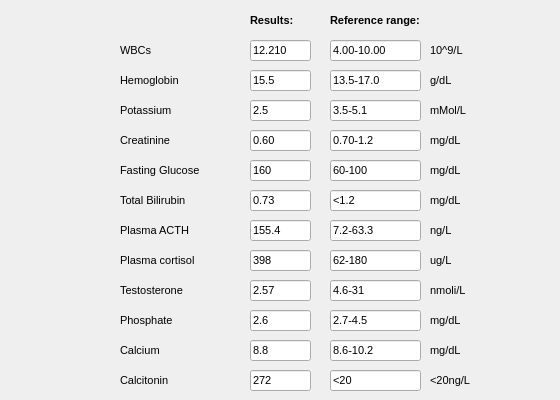
      <widget class="QWidget" name="tab_2">
       <attribute name="title">
        <string>Blood Test</string>
       </attribute>
       <widget class="QLabel" name="label_31">
        <property name="geometry">
         <rect>
          <x>120</x>
          <y>70</y>
          <width>121</width>
          <height>21</height>
         </rect>
        </property>
        <property name="font">
         <font>
          <family>MS Shell Dlg 2</family>
          <pointsize>8</pointsize>
          <weight>50</weight>
          <bold>false</bold>
         </font>
        </property>
        <property name="text">
         <string>Hemoglobin</string>
        </property>
       </widget>
       <widget class="QLineEdit" name="lineEdit_16">
        <property name="geometry">
         <rect>
          <x>250</x>
          <y>130</y>
          <width>61</width>
          <height>21</height>
         </rect>
        </property>
        <property name="font">
         <font>
          <pointsize>8</pointsize>
         </font>
        </property>
        <property name="text">
         <string>0.60</string>
        </property>
       </widget>
       <widget class="QLineEdit" name="lineEdit_17">
        <property name="geometry">
         <rect>
          <x>250</x>
          <y>70</y>
          <width>61</width>
          <height>21</height>
         </rect>
        </property>
        <property name="font">
         <font>
          <pointsize>8</pointsize>
         </font>
        </property>
        <property name="text">
         <string>15.5</string>
        </property>
       </widget>
       <widget class="QLabel" name="label_32">
        <property name="geometry">
         <rect>
          <x>120</x>
          <y>100</y>
          <width>121</width>
          <height>21</height>
         </rect>
        </property>
        <property name="font">
         <font>
          <family>MS Shell Dlg 2</family>
          <pointsize>8</pointsize>
          <weight>50</weight>
          <bold>false</bold>
         </font>
        </property>
        <property name="text">
         <string>Potassium</string>
        </property>
       </widget>
       <widget class="QLabel" name="label_33">
        <property name="geometry">
         <rect>
          <x>120</x>
          <y>130</y>
          <width>121</width>
          <height>21</height>
         </rect>
        </property>
        <property name="font">
         <font>
          <family>MS Shell Dlg 2</family>
          <pointsize>8</pointsize>
          <weight>50</weight>
          <bold>false</bold>
         </font>
        </property>
        <property name="text">
         <string>Creatinine</string>
        </property>
       </widget>
       <widget class="QLabel" name="label_34">
        <property name="geometry">
         <rect>
          <x>120</x>
          <y>40</y>
          <width>121</width>
          <height>21</height>
         </rect>
        </property>
        <property name="font">
         <font>
          <family>MS Shell Dlg 2</family>
          <pointsize>8</pointsize>
          <weight>50</weight>
          <bold>false</bold>
         </font>
        </property>
        <property name="text">
         <string>WBCs</string>
        </property>
       </widget>
       <widget class="QLineEdit" name="lineEdit_18">
        <property name="geometry">
         <rect>
          <x>250</x>
          <y>100</y>
          <width>61</width>
          <height>21</height>
         </rect>
        </property>
        <property name="font">
         <font>
          <pointsize>8</pointsize>
         </font>
        </property>
        <property name="text">
         <string>2.5</string>
        </property>
       </widget>
       <widget class="QLineEdit" name="lineEdit_19">
        <property name="geometry">
         <rect>
          <x>250</x>
          <y>40</y>
          <width>61</width>
          <height>21</height>
         </rect>
        </property>
        <property name="font">
         <font>
          <pointsize>8</pointsize>
         </font>
        </property>
        <property name="text">
         <string>12.210</string>
        </property>
       </widget>
       <widget class="QLineEdit" name="lineEdit_20">
        <property name="geometry">
         <rect>
          <x>250</x>
          <y>220</y>
          <width>61</width>
          <height>21</height>
         </rect>
        </property>
        <property name="font">
         <font>
          <pointsize>8</pointsize>
         </font>
        </property>
        <property name="text">
         <string>155.4</string>
        </property>
       </widget>
       <widget class="QLineEdit" name="lineEdit_21">
        <property name="geometry">
         <rect>
          <x>250</x>
          <y>160</y>
          <width>61</width>
          <height>21</height>
         </rect>
        </property>
        <property name="font">
         <font>
          <pointsize>8</pointsize>
         </font>
        </property>
        <property name="text">
         <string>160</string>
        </property>
       </widget>
       <widget class="QLabel" name="label_35">
        <property name="geometry">
         <rect>
          <x>120</x>
          <y>160</y>
          <width>121</width>
          <height>21</height>
         </rect>
        </property>
        <property name="font">
         <font>
          <family>MS Shell Dlg 2</family>
          <pointsize>8</pointsize>
          <weight>50</weight>
          <bold>false</bold>
         </font>
        </property>
        <property name="text">
         <string>Fasting Glucose</string>
        </property>
       </widget>
       <widget class="QLabel" name="label_36">
        <property name="geometry">
         <rect>
          <x>120</x>
          <y>220</y>
          <width>121</width>
          <height>21</height>
         </rect>
        </property>
        <property name="font">
         <font>
          <family>MS Shell Dlg 2</family>
          <pointsize>8</pointsize>
          <weight>50</weight>
          <bold>false</bold>
         </font>
        </property>
        <property name="text">
         <string>Plasma ACTH</string>
        </property>
       </widget>
       <widget class="QLabel" name="label_37">
        <property name="geometry">
         <rect>
          <x>120</x>
          <y>250</y>
          <width>121</width>
          <height>21</height>
         </rect>
        </property>
        <property name="font">
         <font>
          <family>MS Shell Dlg 2</family>
          <pointsize>8</pointsize>
          <weight>50</weight>
          <bold>false</bold>
         </font>
        </property>
        <property name="text">
         <string>Plasma cortisol</string>
        </property>
       </widget>
       <widget class="QLineEdit" name="lineEdit_22">
        <property name="geometry">
         <rect>
          <x>250</x>
          <y>250</y>
          <width>61</width>
          <height>21</height>
         </rect>
        </property>
        <property name="font">
         <font>
          <pointsize>8</pointsize>
         </font>
        </property>
        <property name="text">
         <string>398</string>
        </property>
       </widget>
       <widget class="QLineEdit" name="lineEdit_23">
        <property name="geometry">
         <rect>
          <x>250</x>
          <y>190</y>
          <width>61</width>
          <height>21</height>
         </rect>
        </property>
        <property name="font">
         <font>
          <pointsize>8</pointsize>
         </font>
        </property>
        <property name="text">
         <string>0.73</string>
        </property>
       </widget>
       <widget class="QLabel" name="label_38">
        <property name="geometry">
         <rect>
          <x>120</x>
          <y>190</y>
          <width>121</width>
          <height>21</height>
         </rect>
        </property>
        <property name="font">
         <font>
          <family>MS Shell Dlg 2</family>
          <pointsize>8</pointsize>
          <weight>50</weight>
          <bold>false</bold>
         </font>
        </property>
        <property name="text">
         <string>Total Bilirubin</string>
        </property>
       </widget>
       <widget class="QLabel" name="label_39">
        <property name="geometry">
         <rect>
          <x>250</x>
          <y>10</y>
          <width>61</width>
          <height>21</height>
         </rect>
        </property>
        <property name="font">
         <font>
          <family>MS Shell Dlg 2</family>
          <pointsize>8</pointsize>
          <weight>75</weight>
          <bold>true</bold>
         </font>
        </property>
        <property name="text">
         <string>Results:</string>
        </property>
       </widget>
       <widget class="QLabel" name="label_40">
        <property name="geometry">
         <rect>
          <x>330</x>
          <y>10</y>
          <width>121</width>
          <height>21</height>
         </rect>
        </property>
        <property name="font">
         <font>
          <family>MS Shell Dlg 2</family>
          <pointsize>8</pointsize>
          <weight>75</weight>
          <bold>true</bold>
         </font>
        </property>
        <property name="text">
         <string>Reference range:</string>
        </property>
       </widget>
       <widget class="QLineEdit" name="lineEdit_24">
        <property name="geometry">
         <rect>
          <x>330</x>
          <y>100</y>
          <width>91</width>
          <height>21</height>
         </rect>
        </property>
        <property name="font">
         <font>
          <pointsize>8</pointsize>
         </font>
        </property>
        <property name="text">
         <string>3.5-5.1</string>
        </property>
       </widget>
       <widget class="QLineEdit" name="lineEdit_25">
        <property name="geometry">
         <rect>
          <x>330</x>
          <y>190</y>
          <width>91</width>
          <height>21</height>
         </rect>
        </property>
        <property name="font">
         <font>
          <pointsize>8</pointsize>
         </font>
        </property>
        <property name="text">
         <string>&lt;1.2</string>
        </property>
       </widget>
       <widget class="QLineEdit" name="lineEdit_26">
        <property name="geometry">
         <rect>
          <x>330</x>
          <y>40</y>
          <width>91</width>
          <height>21</height>
         </rect>
        </property>
        <property name="font">
         <font>
          <pointsize>8</pointsize>
         </font>
        </property>
        <property name="text">
         <string>4.00-10.00</string>
        </property>
       </widget>
       <widget class="QLineEdit" name="lineEdit_27">
        <property name="geometry">
         <rect>
          <x>330</x>
          <y>220</y>
          <width>91</width>
          <height>21</height>
         </rect>
        </property>
        <property name="font">
         <font>
          <pointsize>8</pointsize>
         </font>
        </property>
        <property name="text">
         <string>7.2-63.3</string>
        </property>
       </widget>
       <widget class="QLineEdit" name="lineEdit_28">
        <property name="geometry">
         <rect>
          <x>330</x>
          <y>250</y>
          <width>91</width>
          <height>21</height>
         </rect>
        </property>
        <property name="font">
         <font>
          <pointsize>8</pointsize>
         </font>
        </property>
        <property name="text">
         <string>62-180</string>
        </property>
       </widget>
       <widget class="QLineEdit" name="lineEdit_29">
        <property name="geometry">
         <rect>
          <x>330</x>
          <y>130</y>
          <width>91</width>
          <height>21</height>
         </rect>
        </property>
        <property name="font">
         <font>
          <pointsize>8</pointsize>
         </font>
        </property>
        <property name="text">
         <string>0.70-1.2</string>
        </property>
       </widget>
       <widget class="QLineEdit" name="lineEdit_30">
        <property name="geometry">
         <rect>
          <x>330</x>
          <y>160</y>
          <width>91</width>
          <height>21</height>
         </rect>
        </property>
        <property name="font">
         <font>
          <pointsize>8</pointsize>
         </font>
        </property>
        <property name="text">
         <string>60-100</string>
        </property>
       </widget>
       <widget class="QLineEdit" name="lineEdit_31">
        <property name="geometry">
         <rect>
          <x>330</x>
          <y>70</y>
          <width>91</width>
          <height>21</height>
         </rect>
        </property>
        <property name="font">
         <font>
          <pointsize>8</pointsize>
         </font>
        </property>
        <property name="text">
         <string>13.5-17.0</string>
        </property>
       </widget>
       <widget class="QLabel" name="label_41">
        <property name="geometry">
         <rect>
          <x>120</x>
          <y>280</y>
          <width>121</width>
          <height>21</height>
         </rect>
        </property>
        <property name="font">
         <font>
          <family>MS Shell Dlg 2</family>
          <pointsize>8</pointsize>
          <weight>50</weight>
          <bold>false</bold>
         </font>
        </property>
        <property name="text">
         <string>Testosterone</string>
        </property>
       </widget>
       <widget class="QLineEdit" name="lineEdit_32">
        <property name="geometry">
         <rect>
          <x>250</x>
          <y>280</y>
          <width>61</width>
          <height>21</height>
         </rect>
        </property>
        <property name="font">
         <font>
          <pointsize>8</pointsize>
         </font>
        </property>
        <property name="text">
         <string>2.57</string>
        </property>
       </widget>
       <widget class="QLineEdit" name="lineEdit_33">
        <property name="geometry">
         <rect>
          <x>330</x>
          <y>280</y>
          <width>91</width>
          <height>21</height>
         </rect>
        </property>
        <property name="font">
         <font>
          <pointsize>8</pointsize>
         </font>
        </property>
        <property name="text">
         <string>4.6-31</string>
        </property>
       </widget>
       <widget class="QLabel" name="label_42">
        <property name="geometry">
         <rect>
          <x>120</x>
          <y>310</y>
          <width>121</width>
          <height>21</height>
         </rect>
        </property>
        <property name="font">
         <font>
          <family>MS Shell Dlg 2</family>
          <pointsize>8</pointsize>
          <weight>50</weight>
          <bold>false</bold>
         </font>
        </property>
        <property name="text">
         <string>Phosphate</string>
        </property>
       </widget>
       <widget class="QLineEdit" name="lineEdit_34">
        <property name="geometry">
         <rect>
          <x>250</x>
          <y>310</y>
          <width>61</width>
          <height>21</height>
         </rect>
        </property>
        <property name="font">
         <font>
          <pointsize>8</pointsize>
         </font>
        </property>
        <property name="text">
         <string>2.6</string>
        </property>
       </widget>
       <widget class="QLineEdit" name="lineEdit_35">
        <property name="geometry">
         <rect>
          <x>330</x>
          <y>310</y>
          <width>91</width>
          <height>21</height>
         </rect>
        </property>
        <property name="font">
         <font>
          <pointsize>8</pointsize>
         </font>
        </property>
        <property name="text">
         <string>2.7-4.5</string>
        </property>
       </widget>
       <widget class="QLabel" name="label_43">
        <property name="geometry">
         <rect>
          <x>120</x>
          <y>340</y>
          <width>121</width>
          <height>21</height>
         </rect>
        </property>
        <property name="font">
         <font>
          <family>MS Shell Dlg 2</family>
          <pointsize>8</pointsize>
          <weight>50</weight>
          <bold>false</bold>
         </font>
        </property>
        <property name="text">
         <string>Calcium</string>
        </property>
       </widget>
       <widget class="QLineEdit" name="lineEdit_36">
        <property name="geometry">
         <rect>
          <x>250</x>
          <y>340</y>
          <width>61</width>
          <height>21</height>
         </rect>
        </property>
        <property name="font">
         <font>
          <pointsize>8</pointsize>
         </font>
        </property>
        <property name="text">
         <string>8.8</string>
        </property>
       </widget>
       <widget class="QLineEdit" name="lineEdit_37">
        <property name="geometry">
         <rect>
          <x>330</x>
          <y>340</y>
          <width>91</width>
          <height>21</height>
         </rect>
        </property>
        <property name="font">
         <font>
          <pointsize>8</pointsize>
         </font>
        </property>
        <property name="text">
         <string>8.6-10.2</string>
        </property>
       </widget>
       <widget class="QLabel" name="label_44">
        <property name="geometry">
         <rect>
          <x>120</x>
          <y>370</y>
          <width>121</width>
          <height>21</height>
         </rect>
        </property>
        <property name="font">
         <font>
          <family>MS Shell Dlg 2</family>
          <pointsize>8</pointsize>
          <weight>50</weight>
          <bold>false</bold>
         </font>
        </property>
        <property name="text">
         <string>Calcitonin</string>
        </property>
       </widget>
       <widget class="QLineEdit" name="lineEdit_38">
        <property name="geometry">
         <rect>
          <x>250</x>
          <y>370</y>
          <width>61</width>
          <height>21</height>
         </rect>
        </property>
        <property name="font">
         <font>
          <pointsize>8</pointsize>
         </font>
        </property>
        <property name="text">
         <string>272</string>
        </property>
       </widget>
       <widget class="QLineEdit" name="lineEdit_39">
        <property name="geometry">
         <rect>
          <x>330</x>
          <y>370</y>
          <width>91</width>
          <height>21</height>
         </rect>
        </property>
        <property name="font">
         <font>
          <pointsize>8</pointsize>
         </font>
        </property>
        <property name="text">
         <string>&lt;20</string>
        </property>
       </widget>
       <widget class="QLabel" name="label_45">
        <property name="geometry">
         <rect>
          <x>430</x>
          <y>40</y>
          <width>121</width>
          <height>21</height>
         </rect>
        </property>
        <property name="font">
         <font>
          <family>MS Shell Dlg 2</family>
          <pointsize>8</pointsize>
          <weight>50</weight>
          <bold>false</bold>
         </font>
        </property>
        <property name="text">
         <string>10^9/L</string>
        </property>
       </widget>
       <widget class="QLabel" name="label_46">
        <property name="geometry">
         <rect>
          <x>430</x>
          <y>70</y>
          <width>121</width>
          <height>21</height>
         </rect>
        </property>
        <property name="font">
         <font>
          <family>MS Shell Dlg 2</family>
          <pointsize>8</pointsize>
          <weight>50</weight>
          <bold>false</bold>
         </font>
        </property>
        <property name="text">
         <string>g/dL</string>
        </property>
       </widget>
       <widget class="QLabel" name="label_47">
        <property name="geometry">
         <rect>
          <x>430</x>
          <y>100</y>
          <width>121</width>
          <height>21</height>
         </rect>
        </property>
        <property name="font">
         <font>
          <family>MS Shell Dlg 2</family>
          <pointsize>8</pointsize>
          <weight>50</weight>
          <bold>false</bold>
         </font>
        </property>
        <property name="text">
         <string>mMol/L</string>
        </property>
       </widget>
       <widget class="QLabel" name="label_48">
        <property name="geometry">
         <rect>
          <x>430</x>
          <y>130</y>
          <width>121</width>
          <height>21</height>
         </rect>
        </property>
        <property name="font">
         <font>
          <family>MS Shell Dlg 2</family>
          <pointsize>8</pointsize>
          <weight>50</weight>
          <bold>false</bold>
         </font>
        </property>
        <property name="text">
         <string>mg/dL</string>
        </property>
       </widget>
       <widget class="QLabel" name="label_49">
        <property name="geometry">
         <rect>
          <x>430</x>
          <y>160</y>
          <width>121</width>
          <height>21</height>
         </rect>
        </property>
        <property name="font">
         <font>
          <family>MS Shell Dlg 2</family>
          <pointsize>8</pointsize>
          <weight>50</weight>
          <bold>false</bold>
         </font>
        </property>
        <property name="text">
         <string>mg/dL</string>
        </property>
       </widget>
       <widget class="QLabel" name="label_50">
        <property name="geometry">
         <rect>
          <x>430</x>
          <y>190</y>
          <width>121</width>
          <height>21</height>
         </rect>
        </property>
        <property name="font">
         <font>
          <family>MS Shell Dlg 2</family>
          <pointsize>8</pointsize>
          <weight>50</weight>
          <bold>false</bold>
         </font>
        </property>
        <property name="text">
         <string>mg/dL</string>
        </property>
       </widget>
       <widget class="QLabel" name="label_51">
        <property name="geometry">
         <rect>
          <x>430</x>
          <y>220</y>
          <width>121</width>
          <height>21</height>
         </rect>
        </property>
        <property name="font">
         <font>
          <family>MS Shell Dlg 2</family>
          <pointsize>8</pointsize>
          <weight>50</weight>
          <bold>false</bold>
         </font>
        </property>
        <property name="text">
         <string>ng/L</string>
        </property>
       </widget>
       <widget class="QLabel" name="label_52">
        <property name="geometry">
         <rect>
          <x>430</x>
          <y>250</y>
          <width>121</width>
          <height>21</height>
         </rect>
        </property>
        <property name="font">
         <font>
          <family>MS Shell Dlg 2</family>
          <pointsize>8</pointsize>
          <weight>50</weight>
          <bold>false</bold>
         </font>
        </property>
        <property name="text">
         <string>ug/L</string>
        </property>
       </widget>
       <widget class="QLabel" name="label_53">
        <property name="geometry">
         <rect>
          <x>430</x>
          <y>280</y>
          <width>121</width>
          <height>21</height>
         </rect>
        </property>
        <property name="font">
         <font>
          <family>MS Shell Dlg 2</family>
          <pointsize>8</pointsize>
          <weight>50</weight>
          <bold>false</bold>
         </font>
        </property>
        <property name="text">
         <string>nmoli/L</string>
        </property>
       </widget>
       <widget class="QLabel" name="label_54">
        <property name="geometry">
         <rect>
          <x>430</x>
          <y>310</y>
          <width>121</width>
          <height>21</height>
         </rect>
        </property>
        <property name="font">
         <font>
          <family>MS Shell Dlg 2</family>
          <pointsize>8</pointsize>
          <weight>50</weight>
          <bold>false</bold>
         </font>
        </property>
        <property name="text">
         <string>mg/dL</string>
        </property>
       </widget>
       <widget class="QLabel" name="label_55">
        <property name="geometry">
         <rect>
          <x>430</x>
          <y>340</y>
          <width>121</width>
          <height>21</height>
         </rect>
        </property>
        <property name="font">
         <font>
          <family>MS Shell Dlg 2</family>
          <pointsize>8</pointsize>
          <weight>50</weight>
          <bold>false</bold>
         </font>
        </property>
        <property name="text">
         <string>mg/dL</string>
        </property>
       </widget>
       <widget class="QLabel" name="label_56">
        <property name="geometry">
         <rect>
          <x>430</x>
          <y>370</y>
          <width>121</width>
          <height>21</height>
         </rect>
        </property>
        <property name="font">
         <font>
          <family>MS Shell Dlg 2</family>
          <pointsize>8</pointsize>
          <weight>50</weight>
          <bold>false</bold>
         </font>
        </property>
        <property name="text">
         <string>&lt;20ng/L</string>
        </property>
       </widget>
      </widget>
